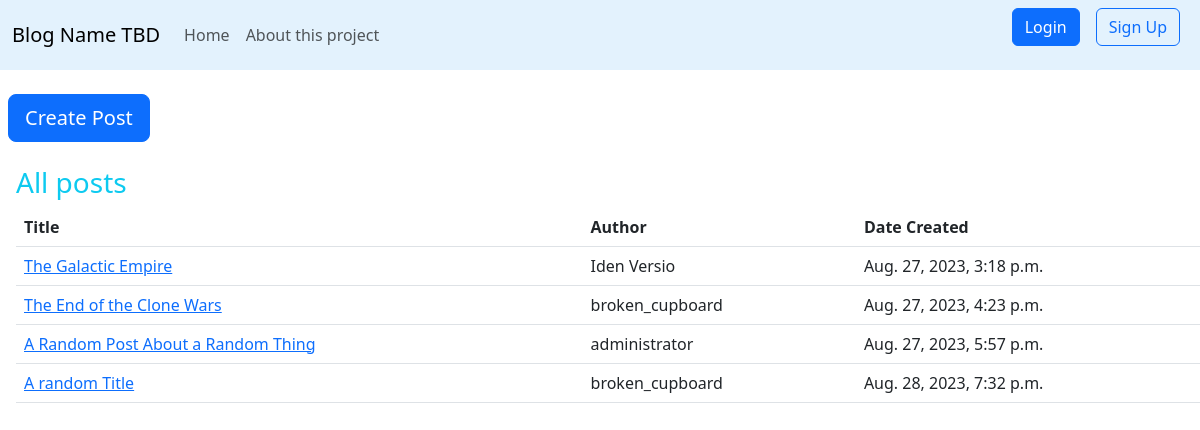
The page / on the database its author committed.
### blogApp/models.py (models this page shows, shortened)
class Blog_Post(models.Model):
    user_name = models.CharField(max_length=122)
    title = models.CharField(max_length=122, default="")
    post_content = models.TextField()
    date = models.DateTimeField()

### blogApp/views.py (the view)
# urls.py: path('', views.index, name="home"),
def index (request):
    articles=Blog_Post.objects.all()
    context={
        'data':articles
    }
    return render (request,"index.html", context)

### templates/index.html (shortened to what this page needs)
{% extends 'base.html' %}
{% block body%}
<br>
    <a type="button" class="btn btn-primary btn-lg mx-2 mb-4" href="{% url 'blogApp:create' %}">Create Post</a>
    <br>
    <h3 class="text-info mx-3">All posts</h3>
    <table class="table mx-3 table-hover">
        <thead>
            <tr>
                <th scope="col">Title</th>
                <th scope="col">Author</th>
                <th scope="col">Date Created</th>
            </tr>
        </thead>
        {% for entry in data %}
        <tr>
            <td><a href="{% url 'blogApp:display' entry.pk%}"> {{entry.title}}</a></td>
            <td>{{entry.user_name}}</td>
            <td>{{entry.date}}</td>
        </tr>
        {% endfor %}
    </table>
{% endblock body%}

### templates/base.html (shortened to what this page needs)
{%extends 'base_wo_buttons.html' %}
{% block no_auth_buttons%}
    <div class="mx-2">
        <form action="{% url 'blogApp:login' %}" method="get">
            <button class="btn btn-primary" type="submit" href={% url 'blogApp:login' %}>Login</button>
        </form>
    </div>
    <div class="mx-2">
        <form action="{% url 'blogApp:signup' %}" method="get">
            <button type="submit" class="btn btn-outline-primary" href={% url 'blogApp:signup' %}>Sign Up</button>
        </form>
    </div>
{% endblock no_auth_buttons%}

### templates/base_wo_buttons.html (shortened to what this page needs)
<html>
  <head>
    <link
      href="https://cdn.jsdelivr.net/npm/bootstrap@5.3.0/dist/css/bootstrap.min.css"
      rel="stylesheet"
    />
  </head>
  <body>
    {% if user.is_authenticated %}
    <nav class="navbar navbar-expand-lg navbar-light" style="background-color: #e3f2fd;">
      <div class="container-fluid">
        <a class="navbar-brand" href="/">Blog Name TBD</a>
        <button
          class="navbar-toggler"
          type="button"
          data-bs-toggle="collapse"
          data-bs-target="#navbarSupportedContent"
          aria-controls="navbarSupportedContent"
          aria-expanded="false"
          aria-label="Toggle navigation"
        >
          <span class="navbar-toggler-icon"></span>
        </button>
        <div class="collapse navbar-collapse" id="navbarSupportedContent">
          <ul class="navbar-nav me-auto mb-2 mb-lg-0">
            <li class="nav-item">
              <a class="nav-link" href="/">Home</a>
            </li>
            <li class="nav-item">
              <a class="nav-link" href="/about">About this project</a>
            </li>
          </ul>
            {% block auth_buttons%}{% endblock auth_buttons%}
        </div>
      </div>
    </nav>
    {% else %}
    <nav class="navbar navbar-expand-lg navbar-light" style="background-color: #e3f2fd;">
      <div class="container-fluid">
        <a class="navbar-brand" href="/">Blog Name TBD</a>
        <div class="collapse navbar-collapse" id="navbarSupportedContent">
          <ul class="navbar-nav me-auto mb-2 mb-lg-0">
            <li class="nav-item">
              <a class="nav-link" href="/">Home</a>
            </li>
            <li class="nav-item">
              <a class="nav-link" href="/about">About this project</a>
            </li>
          </ul>
          {% block no_auth_buttons%}{% endblock no_auth_buttons%}
        </div>
      </div>
    </nav>
    {% endif %}
    {% block body %}{% endblock body %}
  </body>
</html>

### rows shown on the page
Blog_Post: title "The Galactic Empire", user_name "Iden Versio", date "Aug. 27, 2023, 3:18 p.m."
Blog_Post: title "The End of the Clone Wars", user_name "broken_cupboard", date "Aug. 27, 2023, 4:23 p.m."
Blog_Post: title "A Random Post About a Random Thing", user_name "administrator", date "Aug. 27, 2023, 5:57 p.m."
Blog_Post: title "A random Title", user_name "broken_cupboard", date "Aug. 28, 2023, 7:32 p.m."
